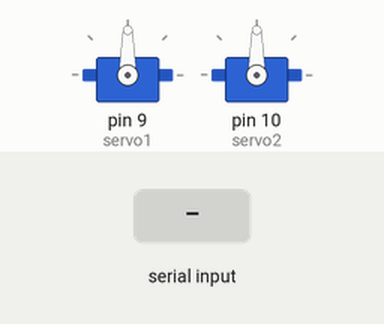
This sketch was run on a simulated Arduino Uno, built with avr-gcc and run on an emulated ATmega328P. Parts: 2 × servo. The inputs (shaded band) are chosen by the test bench.

Above: at 1.2 s.
1.3 s: "90,45\n" received over Serial
At 2.0 s:
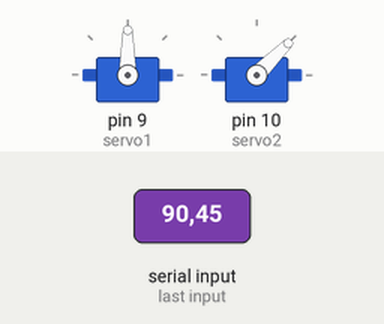
2.8 s: "30,150\n" received over Serial
At 3.2 s:
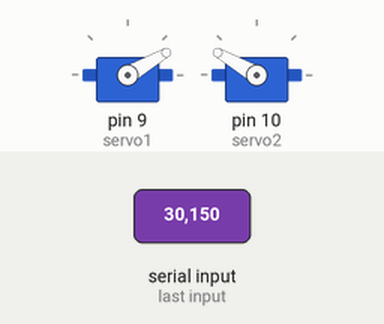
4.3 s: "1,90\n" received over Serial
At 5.4 s:
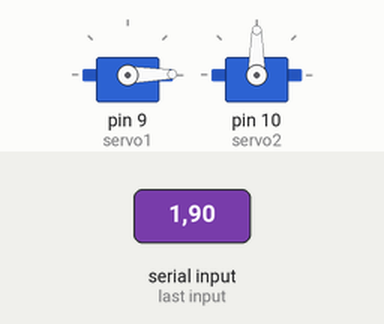
Timing chart, 0 to 7.3 s (numbered marks = the images above; inputs shaded):
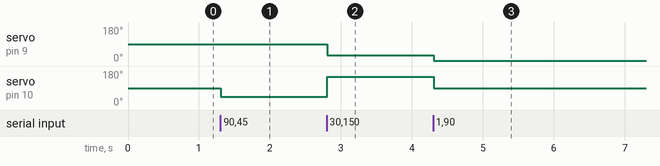

Measured:
- after the input at 1.3 s, servo on pin 10 (servo2): 90° → 45° at once
- after the input at 2.8 s, servo on pin 9 (servo1): 90° → 30° at once; servo on pin 10 (servo2): 45° → 150° at once
- after the input at 4.3 s, servo on pin 9 (servo1): 30° → 1° at once; servo on pin 10 (servo2): 150° → 90° at once

The sketch:

Codigo_Dualsense.ino
```cpp
#include <Servo.h>

Servo servo1;
Servo servo2;

void setup() {
  // Inicializar comunicación serial
  Serial.begin(9600);

  // Conectar los servos a los pines digitales
  servo1.attach(9);   //servo en pin 9
  servo2.attach(10);  //servo en pin 10
}

void loop() {
  // Revisar si hay datos disponibles desde el puerto serie
  if (Serial.available()) {
    // Leer la línea completa hasta el salto de línea
    String input = Serial.readStringUntil('\n');

    // Buscar la coma que separa los dos valores
    int commaIndex = input.indexOf(',');

    // Si se encontró la coma, procesar los datos
    if (commaIndex > 0) {
      // Separar y convertir a enteros los dos valores
      int angle1 = input.substring(0, commaIndex).toInt();
      int angle2 = input.substring(commaIndex + 1).toInt();

      // Limitar los ángulos entre 0 y 180
      angle1 = constrain(angle1, 0, 180);
      angle2 = constrain(angle2, 0, 180);

      // Mover los servos
      servo1.write(angle1);
      servo2.write(angle2);
    }
  }
}
```
